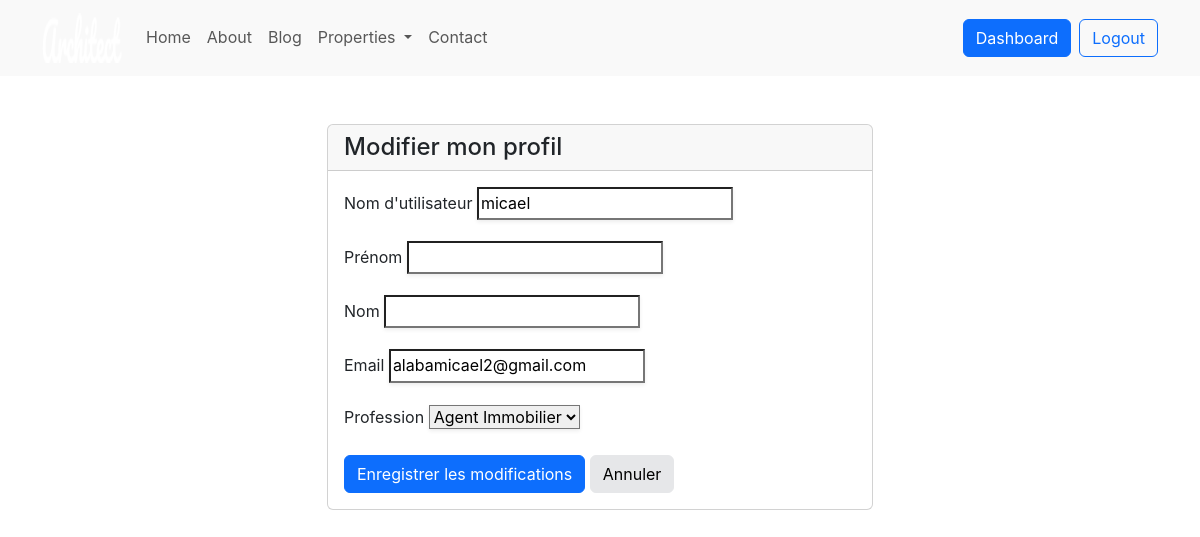
Before: /comptes/profil/modifier/ (signed in) with the older database file.
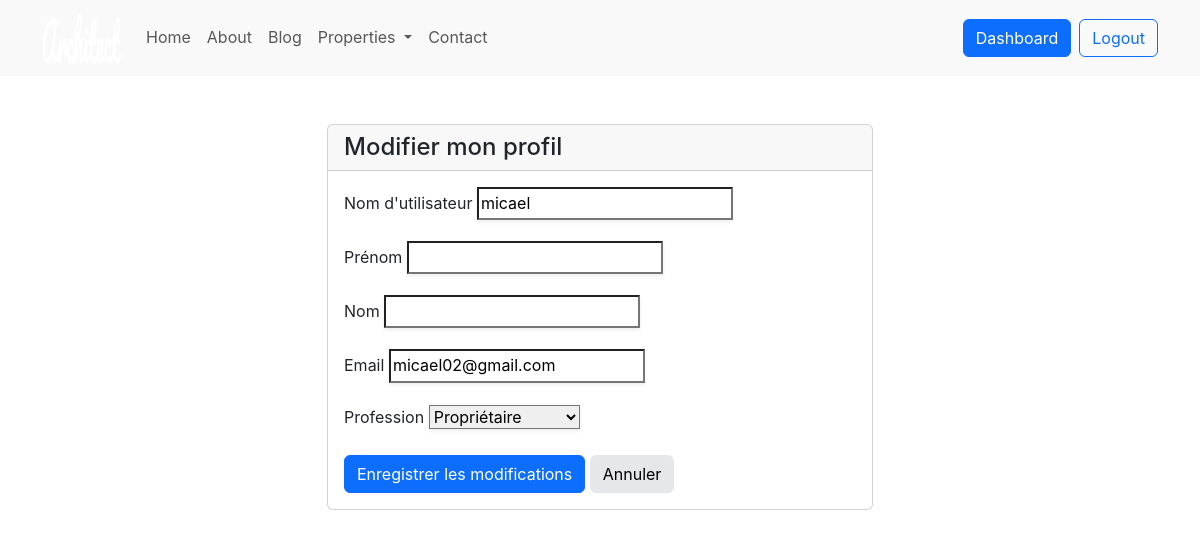
After: the same page with the newer database file.
### comptes/models.py (models this page shows, shortened)
class Utilisateur(AbstractUser):
    PROFESSION_CHOICES = [
        ('client', 'Client'),
        ('agent', 'Agent Immobilier'),
        ('proprietaire', 'Propriétaire'),
    ]
    profession = models.CharField(max_length=20, choices=PROFESSION_CHOICES, null=True, blank=True)

### comptes/views.py (the view)
# urls.py: path('profil/modifier/', views.modifier_profil, name='modifier_profil'),
@login_required
def modifier_profil(request):
    if request.method == 'POST':
        form = ProfilForm(request.POST, instance=request.user)
        if form.is_valid():
            form.save()
            messages.success(request, 'Votre profil a été mis à jour avec succès.')
            return redirect('comptes:profil')
    else:
        form = ProfilForm(instance=request.user)
    return render(request, 'comptes/modifier_profil.html', {
        'form': form,
        'title': 'Modifier mon profil'
    })

### comptes/forms.py
class ProfilForm(forms.ModelForm):
    class Meta:
        model = Utilisateur
        fields = ['username', 'first_name', 'last_name', 'email', 'profession']
        widgets = {
            'username': forms.TextInput(attrs={
                'class': 'block w-full rounded-md border-gray-300 shadow-sm focus:border-indigo-500 focus:ring-indigo-500 sm:text-sm'
            }),
            'first_name': forms.TextInput(attrs={
                'class': 'block w-full rounded-md border-gray-300 shadow-sm focus:border-indigo-500 focus:ring-indigo-500 sm:text-sm'
            }),
            'last_name': forms.TextInput(attrs={
                'class': 'block w-full rounded-md border-gray-300 shadow-sm focus:border-indigo-500 focus:ring-indigo-500 sm:text-sm'
            }),
            'email': forms.EmailInput(attrs={
                'class': 'block w-full rounded-md border-gray-300 shadow-sm focus:border-indigo-500 focus:ring-indigo-500 sm:text-sm'
            }),
            'profession': forms.Select(attrs={
                'class': 'block w-full rounded-md border-gray-300 shadow-sm focus:border-indigo-500 focus:ring-indigo-500 sm:text-sm'
            })
        }

### comptes/templates/comptes/modifier_profil.html (shortened to what this page needs)
{% extends 'base.html' %}
{% load static %}
{% block content %}
<div class="container mt-5">
    <div class="row justify-content-center">
        <div class="col-md-6">
            <div class="card">
                <div class="card-header">
                    <h4 class="mb-0">Modifier mon profil</h4>
                </div>
                <div class="card-body">
                    <form method="post">
                        <div class="mb-3">
                            <label for="{{ form.username.id_for_label }}" class="form-label">Nom d'utilisateur</label>
                            {{ form.username }}
                        </div>
                        <div class="mb-3">
                            <label for="{{ form.first_name.id_for_label }}" class="form-label">Prénom</label>
                            {{ form.first_name }}
                        </div>
                        <div class="mb-3">
                            <label for="{{ form.last_name.id_for_label }}" class="form-label">Nom</label>
                            {{ form.last_name }}
                        </div>
                        <div class="mb-3">
                            <label for="{{ form.email.id_for_label }}" class="form-label">Email</label>
                            {{ form.email }}
                        </div>
                        <div class="mb-3">
                            <label for="{{ form.profession.id_for_label }}" class="form-label">Profession</label>
                            {{ form.profession }}
                        </div>
                        <button type="submit" class="btn btn-primary">Enregistrer les modifications</button>
                        <a href="{% url 'comptes:profil' %}" class="btn btn-secondary">Annuler</a>
                    </form>
                </div>
            </div>
        </div>
    </div>
</div>
{% endblock %}

Changed rows visible on the page:
changed Utilisateur "micael": email "alabamicael2@gmail.com" → "micael02@gmail.com"; profession "Agent Immobilier" → "Propriétaire"
